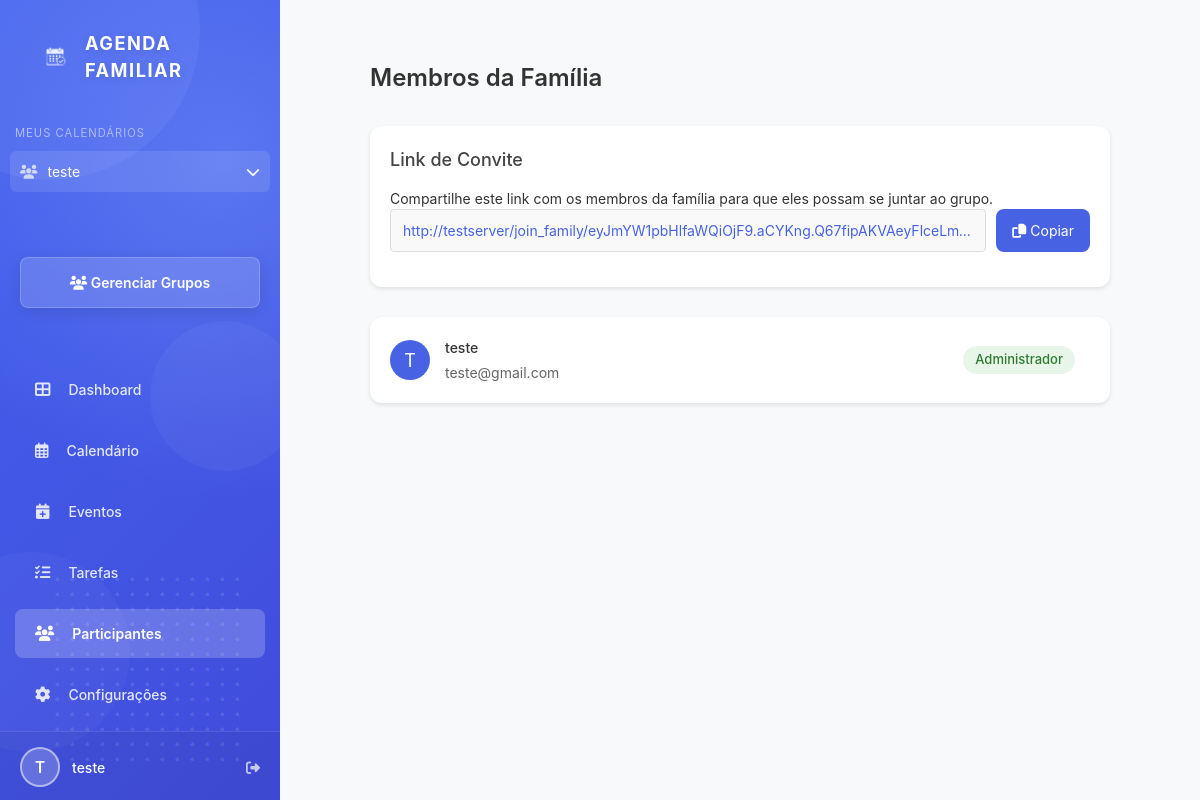
The page /family/members (signed in) on the database as committed earlier.
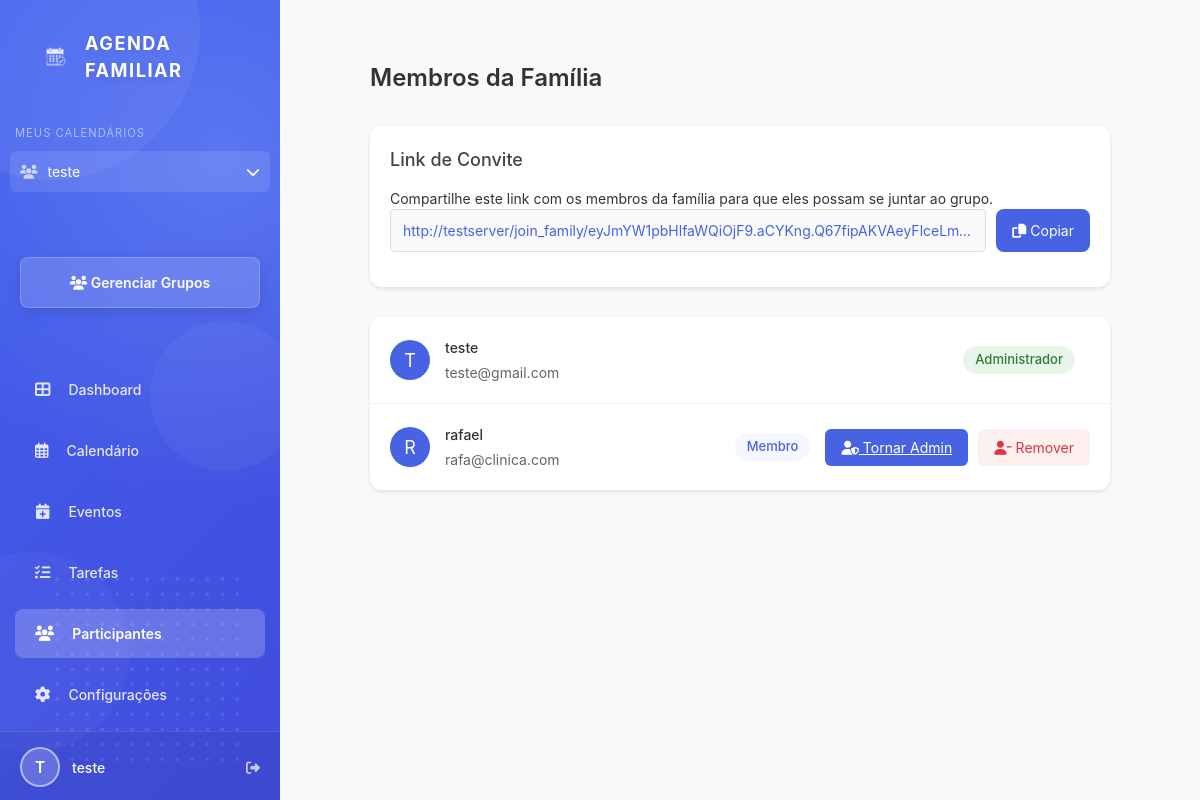
The same page on the database as committed later.
### backend/models/models.py (models this page shows, shortened)
class Family(db.Model):
    id = db.Column(db.Integer, primary_key=True)
    name = db.Column(db.String(100), nullable=False)
    created_at = db.Column(db.DateTime, nullable=False, default=datetime.utcnow)
    admin_id = db.Column(db.Integer, db.ForeignKey('user.id'), nullable=False)
    events = db.relationship('Event', backref='family', lazy=True)
    admins = db.relationship('User', secondary=family_admins, backref='admin_families')
    def get_join_token(self, expires_sec=86400):
        s = URLSafeTimedSerializer(current_app.config['SECRET_KEY'])
        return s.dumps({'family_id': self.id})

class User(db.Model, UserMixin):
    id = db.Column(db.Integer, primary_key=True)
    username = db.Column(db.String(50), nullable=False)
    email = db.Column(db.String(120), unique=True, nullable=False)
    password = db.Column(db.String(150), nullable=False)
    active_family_id = db.Column(db.Integer, db.ForeignKey('family.id'), nullable=True)
    events = db.relationship('Event', backref='creator', lazy=True)
    families = db.relationship('Family', secondary=user_families,
                              backref=db.backref('members', lazy='dynamic'),
                              lazy='dynamic')
    active_family = db.relationship('Family', foreign_keys=[active_family_id])

### backend/routes/routes.py (the view)
@main.route('/family/members')
@login_required
def family_members():
    if not current_user.active_family_id:
        return redirect(url_for('main.family_options'))
    active_family = Family.query.get(current_user.active_family_id)
    members = active_family.members.all()
    invite_link = None
    if current_user in active_family.admins:
        invite_link = url_for('main.join_family', token=active_family.get_join_token(), _external=True)
    return render_template('family/family_members.html', members=members, invite_link=invite_link)

### backend/__init__.py (called while the page is built)
def create_app():
    load_dotenv()
    app = Flask(__name__,
                template_folder='../frontend/templates',
                static_folder='../frontend/static')
    app.config['SECRET_KEY'] = os.environ.get('SECRET_KEY', 'default-secret-key')
    app.config['SQLALCHEMY_DATABASE_URI'] = 'sqlite:///calendario.db'
    app.config['SQLALCHEMY_TRACK_MODIFICATIONS'] = False
    db.init_app(app)
    login_manager.init_app(app)
    csrf.init_app(app)
    with app.app_context():
        from backend.routes.routes import main
        app.register_blueprint(main)
    @app.context_processor
    def inject_now():
        return {'now': datetime.utcnow()}
    return app

### backend/models/models.py (called while the page is built)
@login_manager.user_loader
def load_user(user_id):
    return User.query.get(int(user_id))

### frontend/templates/family/family_members.html (shortened to what this page needs)
{% extends "layout/app_layout.html" %}
{% block styles %}
<link rel="stylesheet" href="{{ url_for('static', filename='css/family_members.css') }}">
{% endblock %}
{% block content %}
<div class="members-container">
    <div class="members-header">
        <h1 class="members-title">Membros da Família</h1>
    </div>
    {% if current_user in current_user.active_family.admins %}
    <div class="invite-section">
        <h2 class="invite-title">Link de Convite</h2>
        <p>Compartilhe este link com os membros da família para que eles possam se juntar ao grupo.</p>
        <div class="invite-link-container">
            <input type="text" class="invite-link" id="inviteLink" value="{{ invite_link }}" readonly>
            <button class="copy-btn" onclick="copyInviteLink()">
                <i class="fas fa-copy"></i> Copiar
            </button>
        </div>
    </div>
    {% endif %}
    <div class="members-list">
        {% for member in members %}
        <div class="member-item">
            <div class="member-avatar">
                {{ member.username|first|upper }}
            </div>
            <div class="member-info">
                <div class="member-name">{{ member.username }}</div>
                <div class="member-email">{{ member.email }}</div>
            </div>
            {% set active_family = current_user.active_family %}
            <span class="member-role {% if member in active_family.admins %}role-admin{% else %}role-member{% endif %}">
                {% if member in active_family.admins %}
                    Administrador
                {% else %}
                    Membro
                {% endif %}
            </span>
            {% if current_user in current_user.active_family.admins and member != current_user %}
            <div class="member-actions">
                {% if member not in active_family.admins %}
                <a href="{{ url_for('main.make_admin', user_id=member.id) }}" class="action-btn promote-btn">
                    <i class="fas fa-user-shield"></i> Tornar Admin
                </a>
                {% else %}
                <a href="{{ url_for('main.remove_admin', user_id=member.id) }}" class="action-btn promote-btn">
                    <i class="fas fa-user"></i> Remover Admin
                </a>
                {% endif %}
                <button class="action-btn remove-btn" onclick="showRemoveConfirmation('{{ member.username }}', {{ member.id }})">
                    <i class="fas fa-user-minus"></i> Remover
                </button>
            </div>
            {% endif %}
        </div>
        {% endfor %}
    </div>
</div>
{% endblock %}

### frontend/templates/layout/app_layout.html (shortened to what this page needs)
<!DOCTYPE html>
<html lang="pt-br">
<head>
    <link rel="stylesheet" href="{{ url_for('static', filename='css/app_styles.css') }}">
    <link rel="stylesheet" href="https://cdnjs.cloudflare.com/ajax/libs/font-awesome/6.4.0/css/all.min.css">
    {% block styles %}{% endblock %}
</head>
<body>
    <div class="app-container">
        <div class="sidebar">
            <div class="circle-decoration circle-1"></div>
            <div class="circle-decoration circle-2"></div>
            <div class="circle-decoration circle-3"></div>
            <div class="dot-pattern"></div>
            <div class="header-logo">
                <img src="{{ url_for('static', filename='images/calendario.png') }}" alt="Calendário" class="logo-image">
                <div class="logo-text">AGENDA FAMILIAR</div>
            </div>
            <div class="families-list">
                <div class="families-header">Meus Calendários</div>
                {% if current_user.families.all() %}
                    <div class="calendar-dropdown">
                        <div class="calendar-dropdown-header" onclick="toggleCalendarDropdown()">
                            <div style="display: flex; align-items: center;">
                                <i class="fas fa-users family-icon"></i>
                                <div class="family-name">
                                    {% if current_user.active_family %}
                                        {{ current_user.active_family.name }}
                                    {% else %}
                                        Selecione um calendário
                                    {% endif %}
                                </div>
                            </div>
                            <i class="fas fa-chevron-down"></i>
                        </div>
                    </div>
                {% else %}
                    <div class="family-item">
                        <i class="fas fa-exclamation-circle family-icon"></i>
                        <div class="family-name">Nenhum calendário</div>
                    </div>
                {% endif %}
            </div>
            <a href="{{ url_for('main.family_options') }}" class="new-calendar-btn">
                <i class="fas fa-users"></i> Gerenciar Grupos
            </a>
            {% if current_user.active_family_id %}
                <nav class="nav-menu">
                    <a href="{{ url_for('main.dashboard') }}" class="nav-item {% if request.endpoint == 'main.dashboard' %}active{% endif %}">
                        <i class="fas fa-th-large"></i> Dashboard
                    </a>
                    <a href="{{ url_for('main.calendar') }}" class="nav-item {% if request.endpoint == 'main.calendar' %}active{% endif %}">
                        <i class="far fa-calendar-alt"></i> Calendário
                    </a>
                    <a href="{{ url_for('main.events') }}" class="nav-item {% if request.endpoint == 'main.events' or request.endpoint == 'main.new_event' or request.endpoint == 'main.edit_event' %}active{% endif %}">
                        <i class="fas fa-calendar-plus"></i> Eventos
                    </a>
                    <a href="{{ url_for('main.tasks') }}" class="nav-item {% if request.endpoint == 'main.tasks' %}active{% endif %}">
                        <i class="fas fa-tasks"></i> Tarefas
                    </a>
                    <a href="{{ url_for('main.family_members') }}" class="nav-item {% if request.endpoint == 'main.family_members' %}active{% endif %}">
                        <i class="fas fa-users"></i> Participantes
                    </a>
                    {% if current_user.active_family and current_user in current_user.active_family.admins %}
                        <a href="{{ url_for('main.settings') }}" class="nav-item {% if request.endpoint == 'main.settings' %}active{% endif %}">
                            <i class="fas fa-cog"></i> Configurações
                        </a>
                    {% endif %}
                </nav>
            {% endif %}
            <div class="user-profile" onclick="openEditProfileModal()">
                <div class="avatar">
                    {{ current_user.username|first|upper }}
                </div>
                <span>{{ current_user.username }}</span>
                <a href="{{ url_for('main.logout') }}" style="margin-left: auto;" onclick="event.stopPropagation();">
                    <i class="fas fa-sign-out-alt"></i>
                </a>
            </div>
        </div>
        <div class="main-content">
            {% block content %}{% endblock %}
        </div>
    </div>
</body>
</html>

### frontend/static/css/app_styles.css (style rules this page uses)
* { box-sizing: border-box; transition: all 0.2s ease; margin: 0; padding: 0; }
body, html { font-family: 'Poppins', sans-serif; background-color: #f8f9fa; height: 100%; margin: 0; padding: 0; color: #444; }
.app-container { display: flex; min-height: 100vh; box-shadow: 0 10px 40px -10px rgba(0, 0, 0, 0.15); overflow: hidden; }
.sidebar { width: 280px; background: linear-gradient(135deg, #4361ee 0%, #3f37c9 100%); color: white; display: flex; flex-direction: column; padding: 0; position: relative; overflow: hidden; animation: gradientAnimation 15s ease infinite; background-size: 200% 200%; z-index: 10; }
.sidebar::before { content: ''; position: absolute; top: 0; left: 0; width: 100%; height: 100%; background: radial-gradient(circle at 80% 20%, rgba(126, 163, 255, 0.4) 0%, rgba(67, 97, 238, 0) 50%); z-index: 0; }
.new-calendar-btn { margin: 20px; padding: 14px; background-color: rgba(255, 255, 255, 0.15); color: white; border: 1px solid rgba(255, 255, 255, 0.2); border-radius: 8px; text-align: center; text-decoration: none; font-weight: 600; cursor: pointer; backdrop-filter: blur(5px); -webkit-backdrop-filter: blur(5px); box-shadow: 0 4px 15px rgba(0, 0, 0, 0.1); position: relative; z-index: 2; transition: all 0.3s ease; }
.nav-menu { margin-top: 25px; position: relative; z-index: 2; }
.nav-item { display: flex; align-items: center; padding: 14px 20px; margin: 12px 15px; border-radius: 8px; color: rgba(255, 255, 255, 0.85); text-decoration: none; transition: all 0.3s ease; font-weight: 500; }
.nav-item.active { background-color: rgba(255, 255, 255, 0.2); color: white; font-weight: 600; }
.nav-item i { margin-right: 18px; font-size: 1.1rem; }
.user-profile { margin-top: auto; padding: 15px 20px; display: flex; align-items: center; border-top: 1px solid rgba(255, 255, 255, 0.1); background-color: rgba(0, 0, 0, 0.05); position: relative; z-index: 2; }
.avatar { width: 40px; height: 40px; border-radius: 50%; background-color: rgba(255, 255, 255, 0.2); border: 2px solid rgba(255, 255, 255, 0.5); color: white; display: flex; align-items: center; justify-content: center; font-weight: 600; font-size: 1.1rem; margin-right: 12px; }
.user-profile span { font-weight: 500; white-space: nowrap; overflow: hidden; text-overflow: ellipsis; }
.user-profile a { margin-left: auto; color: rgba(255, 255, 255, 0.7); transition: all 0.3s ease; }
.circle-decoration { position: absolute; border-radius: 50%; z-index: 0; transition: all 0.5s ease; }
.circle-1 { width: 300px; height: 300px; background-color: rgba(255, 255, 255, 0.05); top: -120px; left: -100px; animation: pulse 8s infinite alternate; }
.circle-2 { width: 200px; height: 200px; background-color: rgba(255, 255, 255, 0.03); bottom: 50px; left: -70px; animation: pulse 12s infinite alternate-reverse; }
.circle-3 { width: 150px; height: 150px; background-color: rgba(255, 255, 255, 0.04); top: 40%; right: -20px; animation: pulse 7s infinite alternate; }
.dot-pattern { position: absolute; bottom: 30px; right: 30px; width: 200px; height: 200px; background-image: radial-gradient(#ffffff33 2px, transparent 2px); background-size: 15px 15px; z-index: 1; border-radius: 20px; opacity: 0.5; }
.main-content { flex: 1; background-color: #f8f9fa; padding: 30px; overflow-y: auto; position: relative; }
.header-logo { display: flex; align-items: center; padding: 30px 40px 15px; position: relative; z-index: 2; }
.logo-image { height: 30px; margin-right: 15px; filter: brightness(0) invert(1); opacity: 0.9; }
.logo-text { color: white; font-weight: 700; font-size: 1.3rem; letter-spacing: 1.5px; text-shadow: 0 2px 10px rgba(0, 0, 0, 0.1); }

Rows that differ between the two databases and show on the page:
added User: username|first "R", username "rafael", email "rafa@clinica.com", shows "Membro"
